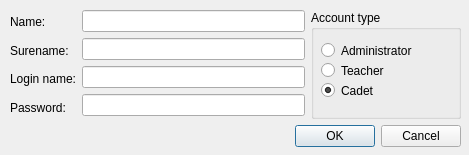
<?xml version="1.0" encoding="UTF-8"?>
<ui version="4.0">
 <class>UserDialog</class>
 <widget class="QDialog" name="UserDialog">
  <property name="geometry">
   <rect>
    <x>0</x>
    <y>0</y>
    <width>469</width>
    <height>155</height>
   </rect>
  </property>
  <property name="windowTitle">
   <string>User</string>
  </property>
  <widget class="QWidget" name="">
   <property name="geometry">
    <rect>
     <x>10</x>
     <y>10</y>
     <width>451</width>
     <height>137</height>
    </rect>
   </property>
   <layout class="QVBoxLayout" name="verticalLayout_3">
    <item>
     <layout class="QHBoxLayout" name="horizontalLayout_2">
      <item>
       <layout class="QHBoxLayout" name="horizontalLayout">
        <item>
         <layout class="QVBoxLayout" name="verticalLayout">
          <item>
           <widget class="QLabel" name="label">
            <property name="text">
             <string>Name:</string>
            </property>
           </widget>
          </item>
          <item>
           <widget class="QLabel" name="label_2">
            <property name="text">
             <string>Surename:</string>
            </property>
           </widget>
          </item>
          <item>
           <widget class="QLabel" name="label_3">
            <property name="text">
             <string>Login name:</string>
            </property>
           </widget>
          </item>
          <item>
           <widget class="QLabel" name="label_4">
            <property name="text">
             <string>Password:</string>
            </property>
           </widget>
          </item>
         </layout>
        </item>
        <item>
         <layout class="QVBoxLayout" name="verticalLayout_2">
          <item>
           <widget class="QLineEdit" name="lineEdit"/>
          </item>
          <item>
           <widget class="QLineEdit" name="lineEdit_2"/>
          </item>
          <item>
           <widget class="QLineEdit" name="lineEdit_3"/>
          </item>
          <item>
           <widget class="QLineEdit" name="lineEdit_4">
            <property name="echoMode">
             <enum>QLineEdit::Password</enum>
            </property>
           </widget>
          </item>
         </layout>
        </item>
       </layout>
      </item>
      <item>
       <widget class="QGroupBox" name="groupBox">
        <property name="sizePolicy">
         <sizepolicy hsizetype="Minimum" vsizetype="Preferred">
          <horstretch>0</horstretch>
          <verstretch>0</verstretch>
         </sizepolicy>
        </property>
        <property name="minimumSize">
         <size>
          <width>150</width>
          <height>0</height>
         </size>
        </property>
        <property name="title">
         <string>Account type</string>
        </property>
        <widget class="QRadioButton" name="radioButton">
         <property name="geometry">
          <rect>
           <x>10</x>
           <y>30</y>
           <width>131</width>
           <height>21</height>
          </rect>
         </property>
         <property name="text">
          <string>Administrator</string>
         </property>
        </widget>
        <widget class="QRadioButton" name="radioButton_2">
         <property name="geometry">
          <rect>
           <x>10</x>
           <y>50</y>
           <width>102</width>
           <height>21</height>
          </rect>
         </property>
         <property name="text">
          <string>Teacher</string>
         </property>
        </widget>
        <widget class="QRadioButton" name="radioButton_3">
         <property name="geometry">
          <rect>
           <x>10</x>
           <y>70</y>
           <width>102</width>
           <height>21</height>
          </rect>
         </property>
         <property name="text">
          <string>Cadet</string>
         </property>
         <property name="checked">
          <bool>true</bool>
         </property>
        </widget>
       </widget>
      </item>
     </layout>
    </item>
    <item>
     <widget class="QDialogButtonBox" name="buttonBox">
      <property name="orientation">
       <enum>Qt::Horizontal</enum>
      </property>
      <property name="standardButtons">
       <set>QDialogButtonBox::Cancel|QDialogButtonBox::Ok</set>
      </property>
     </widget>
    </item>
   </layout>
  </widget>
 </widget>
 <resources/>
 <connections>
  <connection>
   <sender>buttonBox</sender>
   <signal>accepted()</signal>
   <receiver>UserDialog</receiver>
   <slot>accept()</slot>
   <hints>
    <hint type="sourcelabel">
     <x>248</x>
     <y>254</y>
    </hint>
    <hint type="destinationlabel">
     <x>157</x>
     <y>274</y>
    </hint>
   </hints>
  </connection>
  <connection>
   <sender>buttonBox</sender>
   <signal>rejected()</signal>
   <receiver>UserDialog</receiver>
   <slot>reject()</slot>
   <hints>
    <hint type="sourcelabel">
     <x>316</x>
     <y>260</y>
    </hint>
    <hint type="destinationlabel">
     <x>286</x>
     <y>274</y>
    </hint>
   </hints>
  </connection>
 </connections>
</ui>
